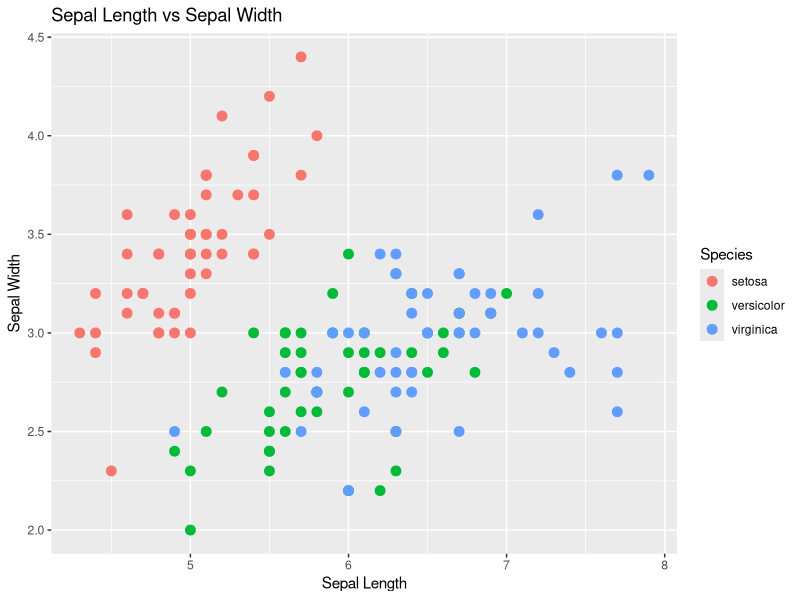
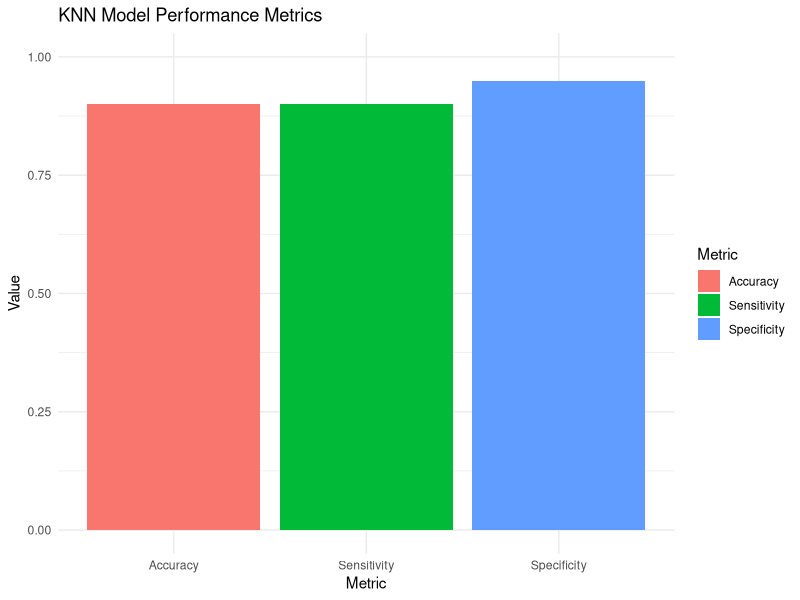
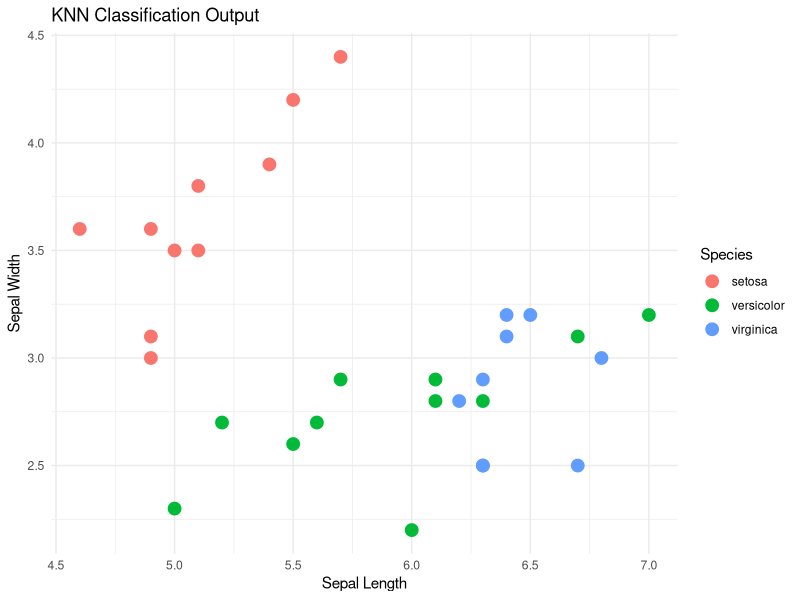

These charts were generated, in order, by the following R code:
# IMPLEMENTATION OF KNN IN R

# Install packages
install.packages("class")
install.packages("caret")
install.packages("ggplot2")
install.packages("dplyr")

# Load libraries
library(class)
library(caret)
library(ggplot2)
library(dplyr)

# Load dataset
data(iris)

# View dataset
View(iris)

# Initial dataset visualization
ggplot(iris,
       aes(x = Sepal.Length,
           y = Sepal.Width,
           color = Species)) +
  geom_point(size = 3) +
  labs(title = "Sepal Length vs Sepal Width",
       x = "Sepal Length",
       y = "Sepal Width")

# Set seed
set.seed(123)

# Split dataset into training and testing
trainIndex <- createDataPartition(
  iris$Species,
  p = 0.8,
  list = FALSE
)

trainData <- iris[trainIndex, ]
testData <- iris[-trainIndex, ]

# Feature scaling
trainX <- scale(trainData[,1:4])

testX <- scale(
  testData[,1:4],
  center = attr(trainX, "scaled:center"),
  scale = attr(trainX, "scaled:scale")
)

# Class labels
trainY <- trainData$Species
testY <- testData$Species

# Apply KNN
knn_pred <- knn(
  train = trainX,
  test = testX,
  cl = trainY,
  k = 3
)

# Confusion Matrix
conf_mat <- confusionMatrix(
  knn_pred,
  testY
)

print(conf_mat)

# Accuracy metrics
metrics_df <- data.frame(
  Metric = c(
    "Accuracy",
    "Sensitivity",
    "Specificity"
  ),
  
  Value = c(
    conf_mat$overall["Accuracy"],
    mean(conf_mat$byClass[, "Sensitivity"]),
    mean(conf_mat$byClass[, "Specificity"])
  )
)

# Metrics bar graph
ggplot(metrics_df,
       aes(x = Metric,
           y = Value,
           fill = Metric)) +
  geom_bar(stat = "identity") +
  ylim(0,1) +
  labs(title = "KNN Model Performance Metrics",
       y = "Value") +
  theme_minimal()

# Visual classification output
test_plot <- data.frame(
  Sepal.Length = testData$Sepal.Length,
  Sepal.Width = testData$Sepal.Width,
  Species = knn_pred
)

ggplot(test_plot,
       aes(x = Sepal.Length,
           y = Sepal.Width,
           color = Species)) +
  geom_point(size = 4) +
  ggtitle("KNN Classification Output") +
  xlab("Sepal Length") +
  ylab("Sepal Width") +
  theme_minimal()
